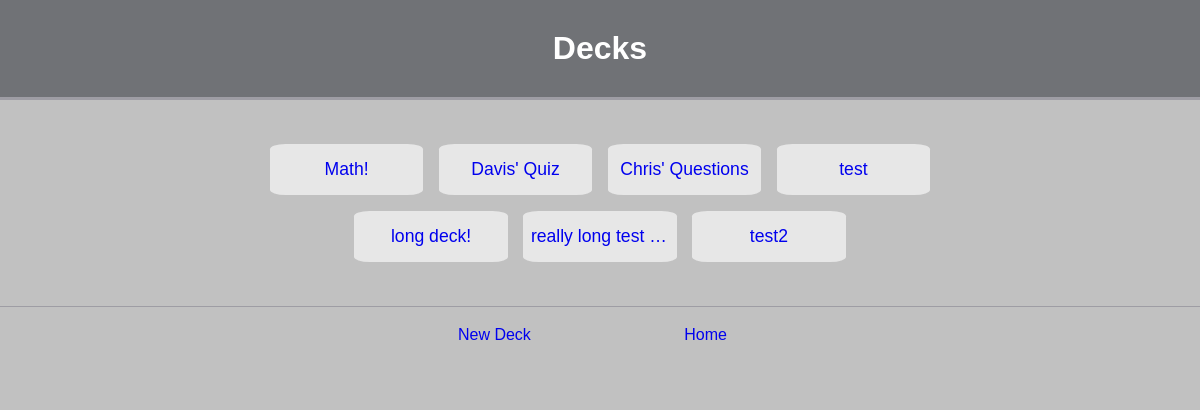
The app's page /decks/list (signed in), older data.
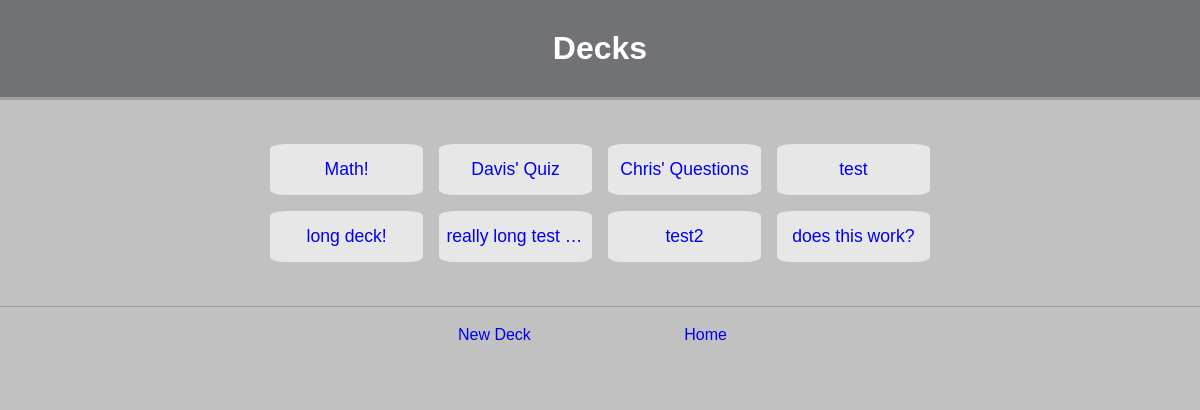
The same page, newer data.
### flashcards/models.py (models this page shows, shortened)
class Deck(models.Model):
    title = models.CharField(max_length=200)
    description = models.CharField(max_length=200)
    user = models.ForeignKey(User, on_delete=models.CASCADE, related_name="decks")
    created_date = models.DateTimeField(default=timezone.now)

### flashcards/views.py (the view)
# urls.py: path('decks/list', views.decks_list, name='list_decks'),
@login_required
def decks_list(request):
    decks = Deck.objects.filter(user=request.user)
    user = request.user
    context = {
        'decks': decks,
        'user': user,
    }
    return render(request, 'view_decks.html', context)

### flashcards/templates/view_decks.html (shortened to what this page needs)
{% load static %}
<!DOCTYPE html>
<html lang="en">
<head>
    <link rel="stylesheet" href="{% static 'style.css' %}">
    <link rel="stylesheet" href="{% static 'stylefx.css' %}">
</head>
<body>
    <header>
        <h1 class="pageName">Decks</h1>
    </header>
    <div class="container">
        <div class="container80">
            {% for deck in decks %}
            <a class="deckBox" href="{% url 'deck_details' deck.pk %}">
                <div class="detailBox">
                    <p class="deckTitle">{{ deck.title }}</p>
                </div>
            </a>
            {% endfor %}
        </div>
    </div>
    <div class="footerContainer">
        <div class="footerOptions">
            <a class="footerOption" href="{% url 'create_deck' %}">
                <div class="footerText">New Deck</div>
            </a>
            <a class="footerOption" href="{% url 'homepage' %}">
                <div class="footerText">Home</div>
            </a>
        </div>
    </div>
</body>
</html>

### static/style.css (style rules this page uses)
:root { --clr-header: #707276; --clr-light: #ffffff; --clr-lighter: #dcdcdc; --clr-dark: #0A1045; --clr-primary: #c1c1c1; --clr-secondary: #e7e7e7; --clr-text1: #333333; --clr-text2: #4f4f4f; --clr-text3: #6a6a6a; --clr-text4: #8f8f8f; --clr-accent: #008bfd; --clr-break: #9e9da4; --clr-accent-lighter: #71aef9; --clr-accent-darker: #1468b6; --foreground: var(--clr-light); --background: var(--clr-dark); }
* { box-sizing: border-box; padding: 0; margin: 0; }
body { background-color: var(--clr-primary); }
header { padding: 30px; background-color: var(--clr-header); font-size: 30; border-bottom: 3px solid var(--clr-break); display: flex; justify-content: center; margin-bottom: 10px; }
.pageName { font-family: "Arial", sans-serif; text-align: center; color: var(--clr-light); cursor: default; }
.container { display: flex; justify-content: center; margin-top: 3%; margin-bottom: 3%; margin-right: 10%; margin-left: 10%; }
.container80 { width: 80%; display: flex; flex-wrap: wrap; justify-content: center; }
.deckBox { text-decoration: none; width: 20%; background-color: var(--clr-secondary); border-radius: 10%; display: flex; justify-content: center; padding-top: 2%; padding-bottom: 2%; margin: 1%; }
.detailBox { width: 90%; display: flex; justify-content: center; }
.deckTitle { font-family: "Arial", sans-serif; font-size: 110%; white-space: nowrap; overflow: hidden; text-overflow: ellipsis; }
.footerContainer { display: flex; justify-content: center; border-top: 1px solid var(--clr-break); }
.footerOptions { font-family: "Arial", sans-serif; display: flex; flex-wrap: wrap; justify-content: center; padding: 10px; color: var(--clr-text2); text-align: center; margin-bottom: 20px; width: 75%; }
.footerOption { border-radius: 5%; text-decoration: none; width: 22%; margin: 1%; }
.footerText { font-family: "Arial", sans-serif; font-size: 16px; text-decoration: none; }

Row changes from the older to the newer data that the page shows:
added Deck: title "does this work?"
